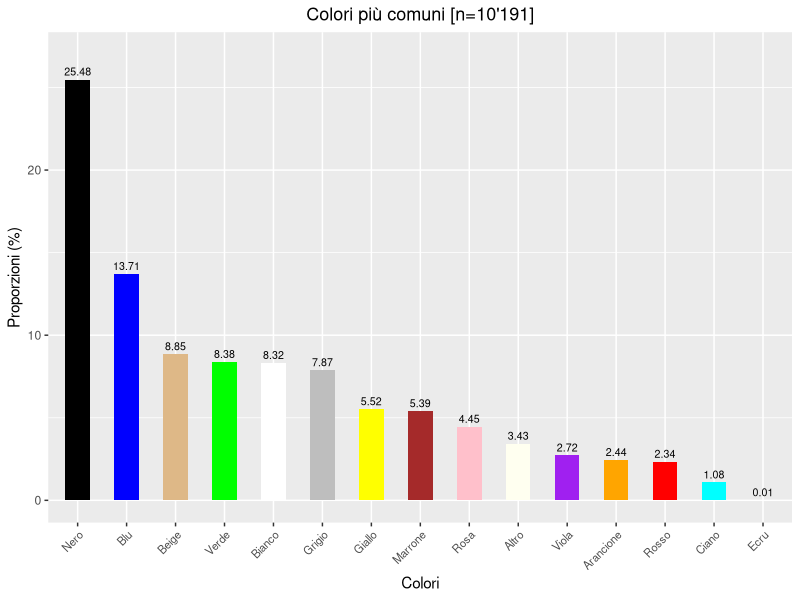
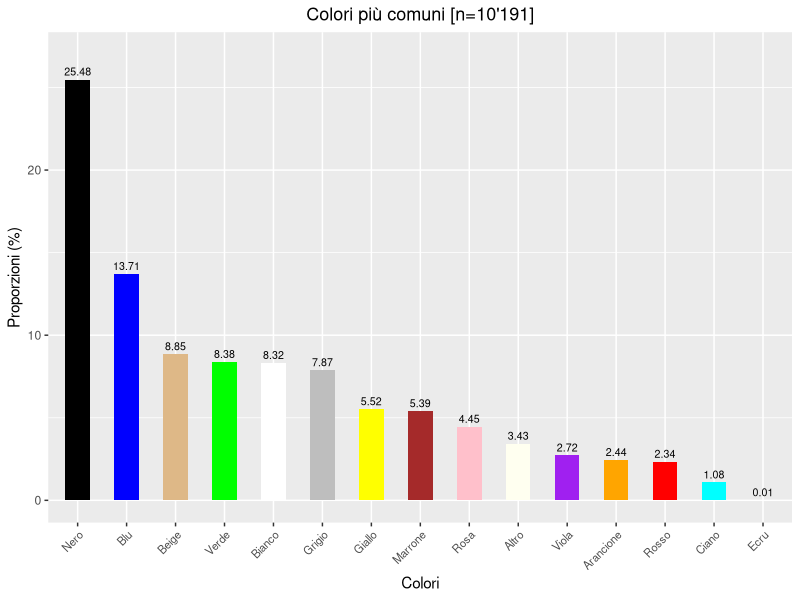

The R source for these figures, in order:
library(readr)
Vestiti <- read_csv("Vestiti.csv")

dati <- Vestiti[,-c(1:4)]
rm(Vestiti)

# Tabelle di frequenza
percentuale <- round(prop.table(table(dati$Colore))*100,2)


df <- data.frame(percentuale)
df<- df[order(-df$Freq),]
rm(percentuale,dati)





library(ggplot2)
options(repr.plot.width = 20, repr.plot.height =15)
ggplot(df, aes(x=reorder(Var1,-Freq), Freq) )+
  geom_bar(stat = "identity",fill =c( "Black",
                                      "Blue",
                                      "#DEB887",
                                      "Green",
                                      "White",
                                      "Grey",
                                      "Yellow",
                                      "Brown",
                                      "Pink",
                                      "#FFFFF0",
                                      "Purple",
                                      "Orange",
                                      "Red",
                                      "#00FFFF",
                                      "#FAEBD7"),width = 0.5,  position=position_dodge(width =0.7))+ 
  scale_x_discrete("Colori")+
  theme(axis.text.x = element_text(angle = 45,size = 8,hjust = 1))+
  labs( y="Proporzioni (%)",x="Colori",title = "Colori più comuni [n=10'191]")+ #Etichetta asse y
  geom_text(aes(label = round(Freq,2)), position = position_dodge(.7), size=2.7,vjust=-0.5)+#Aggiunta scritte sulle colonne
  theme(plot.title = element_text(hjust = 0.5,size=13))+  
  scale_y_continuous(limits = c(0,27)) #Impostare il titolo


ggsave("/Users/mattia/Desktop/dati/Grafici/7)Colori.pdf", width = 20, height = 11, units = "cm")

